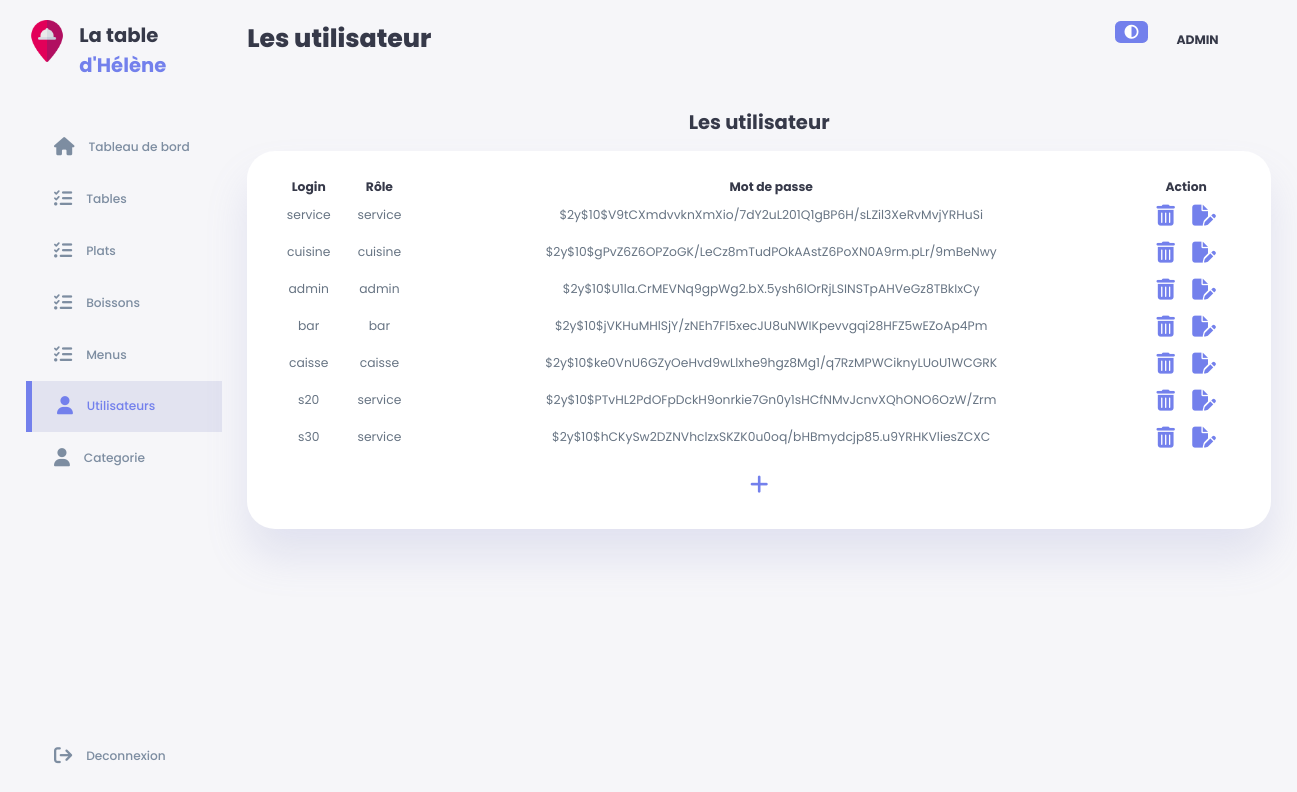
The app's page /index.php?page=users (signed in) with its own data.
### tables this page shows
CREATE TABLE `user` (
  `id_user` int(11) NOT NULL,
  `login` varchar(30) NOT NULL,
  `role` varchar(30) NOT NULL,
  `mdp` varchar(255) NOT NULL,
  `image` varchar(255) NOT NULL
);

### index.php (called while the page is built, shortened)
<?php
require_once("include/secu.php");

### view/admin/utilisateur/utilisateur.php (the view, shortened to what this page needs)
<?php
if ($_SESSION["role"] == "admin") {
    ?>
    <!DOCTYPE html>
    <html lang="fr">
    <head>
        <link rel="stylesheet" href="/SGRC/css/style_admin/utilisateur/utilisateur.css" />
        <link rel="stylesheet" href="/SGRC/css/style_admin/tableau_de_bord/tableau_de_bord.css" />
    </head>
    <body>
        <div class="container">
            <aside>
                <div class="top">
                    <div class="logo">
                        <img src="/SGRC/image/img/source/logo.png" alt="logo du site" />
                        <h2>La table <span class="primary">d'Hélène</span></h2>
                    </div>
                </div>
                <div class="sidebar">
                    <a href="?page=tableau">
                        <i class="fa-solid fa-house"></i>
                        <h3>Tableau de bord</h3>
                    </a>
                    <a href="?page=table">
                        <i class="fa-solid fa-list-check"></i>
                        <h3>Tables</h3>
                    </a>
                    <a href="?page=plat">
                        <i class="fa-solid fa-list-check"></i>
                        <h3>Plats</h3>
                    </a>
                    <a href="?page=boisson">
                        <i class="fa-solid fa-list-check"></i>
                        <h3>Boissons</h3>
                    </a>
                    <a href="?page=menu">
                        <i class="fa-solid fa-list-check"></i>
                        <h3>Menus</h3>
                    </a>
                    <a href="?page=users" class="active">
                        <i class="fa-solid fa-user"></i>
                        <h3>Utilisateurs</h3>
                    </a>
                    <a href="?page=categorie">
                        <i class="fa-solid fa-user"></i>
                        <h3>Categorie</h3>
                    </a>
                    <a href="/SGRC/php/deconnexion.php">
                        <i class="fa-solid fa-arrow-right-from-bracket"></i>
                        <h3>Deconnexion</h3>
                    </a>
                </div>
            </aside>
        <main>
            <h1>Les utilisateur</h1>
            <div class="Utilisateur">
                    <table class="table-grid">
                        <caption>
                            Les utilisateur
                        </caption>
                        <thead>
                            <tr>
                                <th>Login</th>
                                <th>Rôle</th>
                                <th>Mot de passe</th>
                                <th>Action</th>
                            </tr>
                        </thead>
                        <?php
                        foreach ($users as $user) {
                            ?>
                            <tbody>
                                <tr>
                                    <td>
                                        <?php echo $user['login']; ?>
                                    </td>
                                    <td>
                                        <?php echo $user['role']; ?>
                                    </td>
                                    <td>
                                        <?php echo $user['mdp']; ?>
                                    </td>
                                    <td>
                                        <a href="supprimer.php?id_u=<?php echo $user['id_user']; ?>"
                                            onclick="return confirm ('Êtes-vous sûr de vouloir supprimer ?')"><i
                                                class="fa-solid fa-trash-can"></i></a>
                                        <a href="modifier.php?id_u=<?php echo $user['id_user']; ?>"><i
                                                class="fa-solid fa-file-pen"></i></a>
                                    </td>
                                </tr>
                            </tbody>
                            <?php
                        }
                        ?>
                        <tr class="add">
                            <td colspan="4">
                                <a href="/SGRC/view/admin/utilisateur/ajouter.php">
                                    <i class="fa-solid fa-plus"></i>
                                </a>
                            </td>
                        </tr>
                    </table>
                </div>
            </main>
            <div class="right">
                <div class="top">
                    <div class="theme-toggler" id="theme-toggler">
                        <i class="fa-solid fa-circle-half-stroke active"></i>
                    </div>
                    <div class="profil">
                        <div class="info">
                            <br>
                            <p style="text-transform: uppercase;"><b>
                                    <?php echo $_SESSION['role'] ?>
                                </b></p>
                        </div>
                        <div class="profil-photot">
                        </div>
                    </div>
                </div>
            </div>
        </div>
    </body>
    </html>
    <?php
} else {
    echo ("vous n'avez pas le droit d'être là");
    header("Location: /SGRC/index.php");
    exit();
}
?>

### css/style_admin/utilisateur/utilisateur.css (style rules this page uses)
main { margin-top: 1.4rem; }
main .Utilisateur { margin-top: 2rem; display: grid; grid-template-columns: repeat(2, 1fr); gap: 1.6rem; }
.table-grid { grid-column: 1 / 3; }
main .Utilisateur i { padding: 0.5rem; color: var(--color-primary); font-size: 1.5rem; }
main .Utilisateur table caption { font-size: 1.4rem; font-weight: bold; text-align: center; margin: 1.5rem 0 1rem 0; }
main .Utilisateur table { background: var(--color-white); width: 100%; border-radius: var(--card-border-radius); padding: var(--card-padding); text-align: center; box-shadow: var(--box-shadow); transition: all 300ms ease; }
main table tbody td { height: 2.8rem; border-bottom: 1px solid var(--color-light); color: var(--color-dark-variant); }
.add td i { margin-top: 10px; }
main table tbody tr:last-child td { border: none; }

### css/style_admin/tableau_de_bord/tableau_de_bord.css (style rules this page uses)
:root { --color-primary: #7380ec; --color-danger: #ff7782; --color-success: #41f1b6; --color-warning: #ffbb55; --color-white: #fff; --color-info-dark: #7d8da1; --color-info-light: #dce1eb; --color-dark: #363949; --color-light: rgba(132, 139, 200, 0.18); --color-primary-variant: #111e88; --color-dark-variant: #677483; --color-background: #f6f6f9; --color-scroll: #e5e5e5; --card-border-radius: 2rem; --boder-radius-1: 0.4rem; --boder-radius-2: 0.8rem; --boder-radius-3: 1.2rem; --card-padding: 1.8rem; --padding-1: 1.2rem; --box-shadow: 0 2rem 3rem var(--color-light); }
* { margin: 0; padding: 0; outline: 0; appearance: none; border: 0; text-decoration: none; list-style: none; box-sizing: border-box; }
html { font-size: 14px; }
body { width: 100vw; height: 100vh; font-family: poppins, sans-serif; font-size: 0.88rem; background-color: var(--color-background); user-select: none; overflow-x: hidden; color: var(--color-dark); zoom: 100%; }
.container { display: grid; width: 96%; margin: 0 auto; gap: 1.8rem; grid-template-columns: 14rem auto; }
a { color: var(--color-dark); }
img { display: block; width: 100%; }
h1 { font-weight: 800; font-size: 1.8rem; }
h2 { font-size: 1.4rem; }
h3 { font-size: 0.87rem; }
.profil-photot { width: 2.8rem; height: 2.8rem; border-radius: 50%; overflow: hidden; }
p { color: var(--color-dark-variant); }
b { color: var(--color-dark); }
.primary { color: var(--color-primary); }
aside { height: 100vh; }
aside .top { display: flex; align-items: center; justify-content: space-between; margin-top: 1.4rem; }
aside .logo { display: flex; gap: 0.8rem; }
aside .logo img { width: 3rem; height: 3rem; }
aside .sidebar { display: flex; flex-direction: column; height: 86vh; position: relative; top: 3rem; }
aside h3 { font-weight: 500; }
aside .sidebar a { display: flex; color: var(--color-info-dark); margin-left: 2rem; gap: 1rem; align-items: center; position: relative; height: 3.7rem; transition: all 300ms ease; }
aside .sidebar a i { font-size: 1.3rem; }
aside .sidebar a i { transition: all 300ms ease; }
aside .sidebar a:last-child { position: absolute; bottom: 2rem; width: 100%; }
aside .sidebar a.active { background: var(--color-light); color: var(--color-primary); margin-left: 0; }
aside .sidebar a.active:before { content: ""; width: 6px; height: 100%; background: var(--color-primary); }
aside .sidebar a.active i { color: var(--color-primary); margin-left: calc(1rem - 3px); }
main { margin-top: 1.4rem; }
main table tbody td { height: 0rem; border-bottom: 1px solid var(--color-light); color: var(--color-dark-variant); }
main table tbody tr:last-child td { border: none; }
.right { margin-top: 1.4rem; }
.right .top { display: flex; justify-content: end; gap: 2rem; }
.right .theme-toggler { background: var(--color-light); display: flex; justify-content: space-between; align-items: center; height: 1.6rem; width: 2.4rem; cursor: pointer; border-radius: var(--boder-radius-1); }
.right .theme-toggler i { font-size: 1rem; width: 100%; height: 100%; display: flex; align-items: center; justify-content: center; }
.right .theme-toggler i.active { background: var(--color-primary); color: #fff; border-radius: var(--boder-radius-1); }
.right .top .profil { display: flex; gap: 2rem; text-align: right; }
.right .top { position: fixed; top: 0; left: 0; align-items: center; padding: 0 0.8rem; height: 4.6rem; width: 100%; margin: 0; z-index: 2; }

### records on screen
user: login "service", role "service", mdp "$2y$10$V9tCXmdvvknXmXio/7dY2uL201Q1gBP6H/sLZil3XeRvMvjYRHuSi"
user: login "cuisine", role "cuisine", mdp "$2y$10$gPvZ6Z6OPZoGK/LeCz8mTudPOkAAstZ6PoXN0A9rm.pLr/9mBeNwy"
user: login "admin", role "admin", mdp "$2y$10$U1la.CrMEVNq9gpWg2.bX.5ysh6lOrRjLSINSTpAHVeGz8TBkIxCy"
user: login "bar", role "bar", mdp "$2y$10$jVKHuMHlSjY/zNEh7Fl5xecJU8uNWIKpevvgqi28HFZ5wEZoAp4Pm"
user: login "caisse", role "caisse", mdp "$2y$10$ke0VnU6GZyOeHvd9wLlxhe9hgz8Mg1/q7RzMPWCiknyLUoU1WCGRK"
user: login "s20", role "service", mdp "$2y$10$PTvHL2PdOFpDckH9onrkie7Gn0y1sHCfNMvJcnvXQhONO6OzW/Zrm"
user: login "s30", role "service", mdp "$2y$10$hCKySw2DZNVhclzxSKZK0u0oq/bHBmydcjp85.u9YRHKVliesZCXC"

### other values on screen
$_SESSION['role'] "ADMIN"
